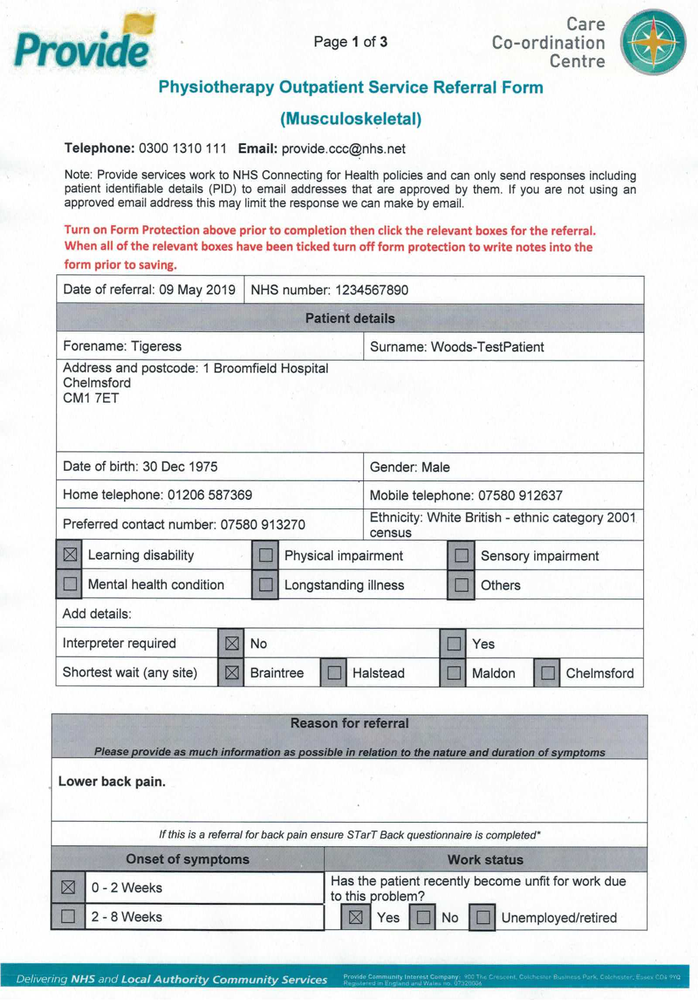
#> input picture msk_RF1-0.png, 698 x 1000 px, shrunk from 2400 x 3438 before the run; the run also reads 1 picture not shown here
$ jupyter execute --allow-errors DEMO.ipynb
#> lines starting #> are read from the running program, lines starting #| are printed output that depends on the picture; after the words box and inside, x2 and y2 are one past the last pixel; in counts of white or black regions, pixels touching at a corner belong together
# List of Packages

[cell 1]
from multiprocessing import Pool
from functools import partial
from contextlib import closing
from PIL import Image

import numpy as np
import pytesseract
from PIL import Image
import cv2
from matplotlib import pyplot as plt

# Importing the one of the image files (PNG in this case due to the lossless compression algorithm - we should read directly into Python from PDF though)
#from pyimagesearch.transform import four_point_transform
from skimage.filters import threshold_local
import numpy as np
import argparse
import imutils

from os import listdir
from os.path import isfile, join

# List of functions implemented

[cell 2]
#auxilliary function for contour identification
def Operate(j,cnts):
    c=cnts[j]
    peri = cv2.arcLength(c, True)
    approx = cv2.approxPolyDP(c, 0.02 * peri, True)
    return approx


def RecursiveSplitImageByContour(image, Depth, mypath):
    ratio = image.shape[0]
    orig = image.copy()
    #image = imutils.resize(image, height=1000)

    # convert the image to grayscale, blur it, and find edges
    # in the image
    #gray = cv2.cvtColor(image, cv2.COLOR_BGR2GRAY)
    gray = cv2.GaussianBlur(image, (5, 5), 0)
    edged = cv2.Canny(gray, 75, 200)

    contours = []
    if edged is not None:

        # find the contours in the edged image, keeping only the
        # largest ones, and initialize the screen contour
        cnts = cv2.findContours(edged.copy(), cv2.RETR_LIST, cv2.CHAIN_APPROX_SIMPLE)
        cnts = imutils.grab_contours(cnts)
        cnts = sorted(cnts, key = cv2.contourArea, reverse = True)[:5]


        #parallel mapping of contouring function
        func = partial(Operate, cnts=cnts)
        with closing( Pool(processes = 8, maxtasksperchild=1)) as p:
            cl_map = p.map(func, range(len(cnts)))

        #minimal paragrapth size required (no further splitting implied)
        MinHeight = 50 #pixels

        # loop over the contours
        for c in cl_map:
            # approximate the contour
            # if our approximated contour has four points, then we
            # can assume that we have found our screen


            if len(c) == 4:
                if abs(c[0][0][1]-c[2][0][1]) > MinHeight :
                    contours.append(c)

        #print number of contours
        #only the first contour is used anyway but it is important that it was found
        #a.k.a number of contour is greater then 0
        numberOfContour = len(contours)
        print( str(numberOfContour) +" contours found...")

    else:
        print("No edges identified")

    #recursion ancor (recursion is stopped when no contour is found)
    if numberOfContour == 0:
        cv2.imwrite(mypath+'split_'+Depth+".png",image)
        return

    #splitting image by defined contours
    splits = (image[:contours[0][0][0][1], : ],
              image[contours[0][0][0][1]:contours[0][2][0][1],: ],
              image[contours[0][2][0][1]::,  ])

    #counting the splits for further taxonomisation
    counter = 0

    #looping over splits
    for split in splits:

        #skipping tiny sections if height smaller then 15 pixels
        if split.shape[0] < 15:
            continue

        #increasing counter
        counter+=1
        #saving the file
        RecursiveSplitImageByContour(image = split, Depth = Depth+str(counter)+"_", mypath = mypath )


    return

#getting fields from image
def GetFields(mypath):
    onlyfiles = [f for f in listdir(mypath) if isfile(join(mypath, f))]
    fields = []
    for image in onlyfiles:
        print("--------------------------------------------------------")
        read = cv2.imread("./ImageSplits/"+image,cv2.IMREAD_GRAYSCALE)
        Image.fromarray(read)
        text = pytesseract.image_to_string("./ImageSplits/"+image)
        fields+=[text]
        print(text)

    return fields

#manual color filter to remove gray pixels
def FilterImage(image):

    for line in image:
        for i in range(0,len(line)):
            if line[i] < 100:
                line[i] = 0
            if line[i] > 135:
                line[i] = 255

    return image

def FindCheckBoxAndDrawIt(image):

    method = cv2.TM_SQDIFF_NORMED

    # Read the images from the file
    small_image = cv2.imread('checked.png')

    large_image = cv2.imread(image)

    result = cv2.matchTemplate(small_image, large_image, method)

    # We want the minimum squared difference
    mn,_,mnLoc,_ = cv2.minMaxLoc(result)

    # Draw the rectangle:
    # Extract the coordinates of our best match
    MPx,MPy = mnLoc

    # Step 2: Get the size of the template. This is the same size as the match.
    trows,tcols = small_image.shape[:2]

    # Step 3: Draw the rectangle on large_image
    cv2.rectangle(large_image, (MPx,MPy),(MPx+tcols,MPy+trows),(0,0,255),10)

    # Display the original image with the rectangle around the match.
    #cv2.imshow('output',large_image)

    # The image is only displayed if we call this
    #cv2.waitKey(0)

    MyInput = Image.fromarray(large_image)
    return MyInput

# Demonstrations of functionality - unfiltered images

[cell 3]
# defining target folder
mypath = "./ImageSplits/"
# defining image
image = cv2.imread('../msk_RF1-0.png',cv2.IMREAD_GRAYSCALE)
#> image: shape (1000, 698); min 0, max 255, mean 226.9
# Rersive splitting of d
RecursiveSplitImageByContour(image, "0", mypath)
#> in RecursiveSplitImageByContour, `edged = cv2.Canny(gray, 75, 200)`:
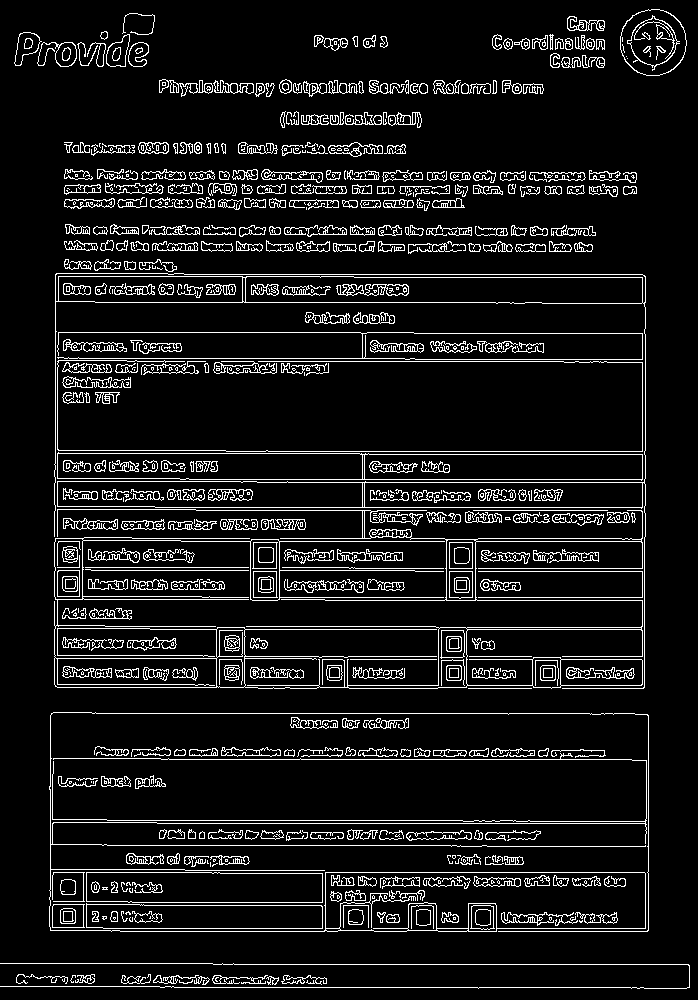
#> edged: shape (1000, 698); 9% white in thin lines or dots
#> in RecursiveSplitImageByContour, `cnts = cv2.findContours(edged.copy(), cv2.RETR_LIST, cv2.CHAIN_APPROX_..`: cnts = 1639 contours, 868 with area under 20; largest, box (x1, y1, x2, y2) and area: (54, 273, 646, 689) 31448, (49, 712, 649, 932) 18396, (54, 509, 643, 689) 17882, (325, 872, 646, 932) 16591, (57, 452, 643, 481) 14807
#> in RecursiveSplitImageByContour, `cnts = sorted(cnts, key = cv2.contourArea, reverse = True)[:5]`: cnts = 5 contours; box (x1, y1, x2, y2) and area: (54, 273, 646, 689) 31448, (49, 712, 649, 932) 18396, (54, 509, 643, 689) 17882, (325, 872, 646, 932) 16591, (57, 452, 643, 481) 14807
#> in RecursiveSplitImageByContour, `cl_map = p.map(func, range(len(cnts)))`: cl_map = 5 contours, 1 with area under 20; largest, box (x1, y1, x2, y2) and area: (50, 714, 649, 932) 56398, (54, 274, 645, 689) 24812, (57, 453, 643, 480) 14625, (325, 872, 646, 931) 12578
#> the loop in RecursiveSplitImageByContour, `for c in cl_map:` made 5 passes
#> c on passes 3, 5: [[57, 509], [642, 684]], [[57, 453], [57, 478], [642, 479], [642, 454]]
#> after the loop in RecursiveSplitImageByContour, `for c in cl_map:`: contours = []
#> in RecursiveSplitImageByContour, `numberOfContour = len(contours)`: numberOfContour = 0
#> (printed output is left out)
#reading content fields and printing them
#> (the rest of this cell did not finish here and is left out)

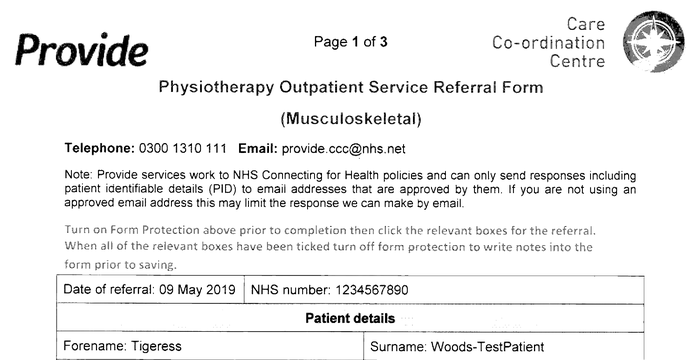
#> input picture jn/ImageSplits/split_01_.png, 698 x 360 px, shrunk from 2400 x 1238 before the run
#> in GetFields, read is the input picture: shape (360, 698); min 0, max 255, mean 239.5

# Demonstrations of functionality - filtered images

[cell 4]
# defining target folder
mypath =  "./UnfilteredSplits/"
# defining image
image = cv2.imread('../msk_RF1-0.png',cv2.IMREAD_GRAYSCALE)
image = FilterImage(image)
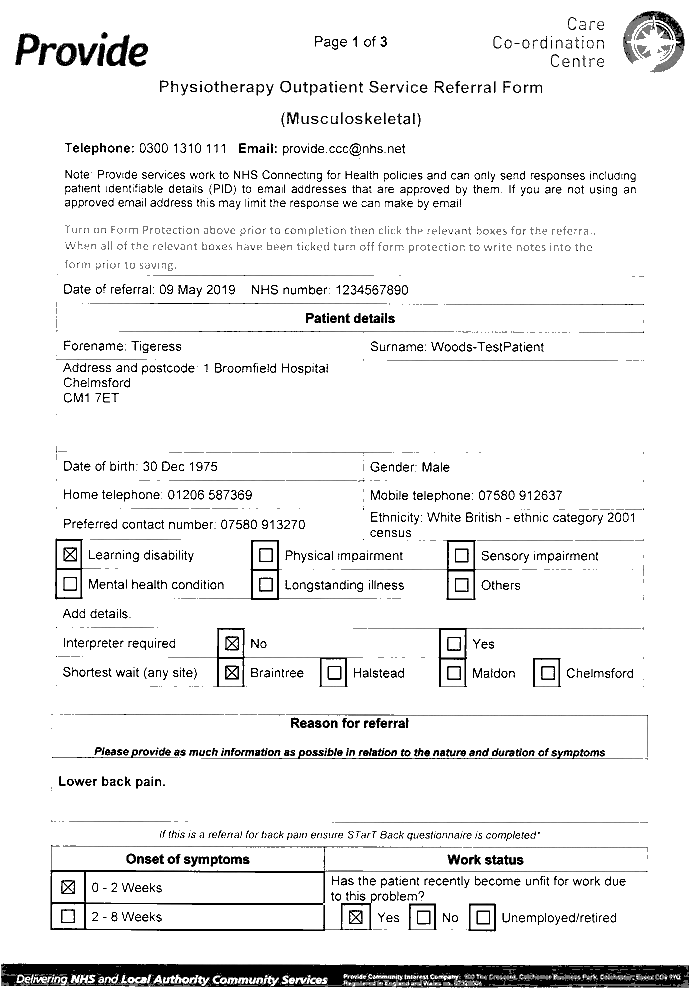
#> image: shape (1000, 698); min 0, max 255, mean 237.4
# Rersive splitting of d
RecursiveSplitImageByContour(image, "0", mypath)
#> call 2 of RecursiveSplitImageByContour, with Depth = '0', mypath = './UnfilteredSplits/'
#> in RecursiveSplitImageByContour (call 2), `edged = cv2.Canny(gray, 75, 200)`:
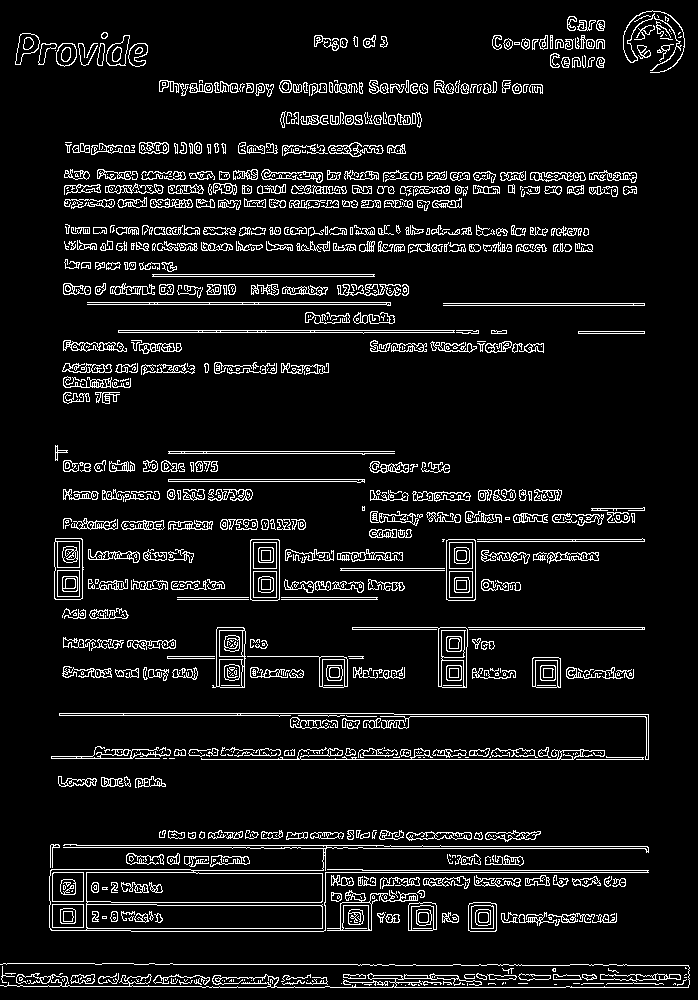
#> edged: shape (1000, 698); 8.1% white in thin lines or dots
#> in RecursiveSplitImageByContour (call 2), `cnts = cv2.findContours(edged.copy(), cv2.RETR_LIST, cv2.CHAIN_APPROX_..`: cnts = 2228 contours, 1290 with area under 20; largest, box (x1, y1, x2, y2) and area: (49, 844, 649, 932) 15718, (86, 872, 323, 903) 6926, (86, 904, 323, 929) 5494, (49, 869, 194, 931) 2559, (446, 539, 476, 601) 1765
#> in RecursiveSplitImageByContour (call 2), `cnts = sorted(cnts, key = cv2.contourArea, reverse = True)[:5]`: cnts = 5 contours; box (x1, y1, x2, y2) and area: (49, 844, 649, 932) 15718, (86, 872, 323, 903) 6926, (86, 904, 323, 929) 5494, (49, 869, 194, 931) 2559, (446, 539, 476, 601) 1765
#> in RecursiveSplitImageByContour (call 2), `cl_map = p.map(func, range(len(cnts)))`: cl_map = 5 contours, 1 with area under 20; largest, box (x1, y1, x2, y2) and area: (86, 873, 323, 902) 6463, (86, 905, 323, 929) 5266, (49, 869, 194, 929) 2232, (446, 539, 476, 601) 1652
#> the loop in RecursiveSplitImageByContour (call 2), `for c in cl_map:` made 5 passes
#> c on passes 1, 2, 3, 5: [[49, 927], [648, 847]], [[86, 873], [321, 873], [322, 900], [87, 901]], [[86, 905], [320, 905], [322, 927], [88, 928]], [[448, 539], [446, 599], [474, 600], [475, 540]]
#> after the loop in RecursiveSplitImageByContour (call 2), `for c in cl_map:`: contours = [[[448, 539], [446, 599], [474, 600], [475, 540]]]
#> in RecursiveSplitImageByContour (call 2), `numberOfContour = len(contours)`: numberOfContour = 1
#> (printed output is left out)
#> the loop in RecursiveSplitImageByContour (call 2), `for split in splits:` made 3 passes
#> (printed output is left out)
#> pass 1, in RecursiveSplitImageByContour (call 3), `orig = image.copy()`:
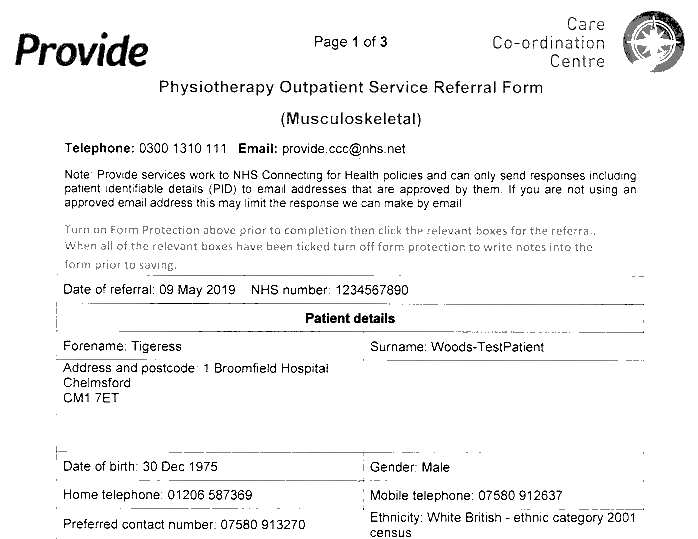
#> orig: shape (539, 698); min 0, max 255, mean 242.6
#> pass 1, in RecursiveSplitImageByContour (call 3), `gray = cv2.GaussianBlur(image, (5, 5), 0)`:
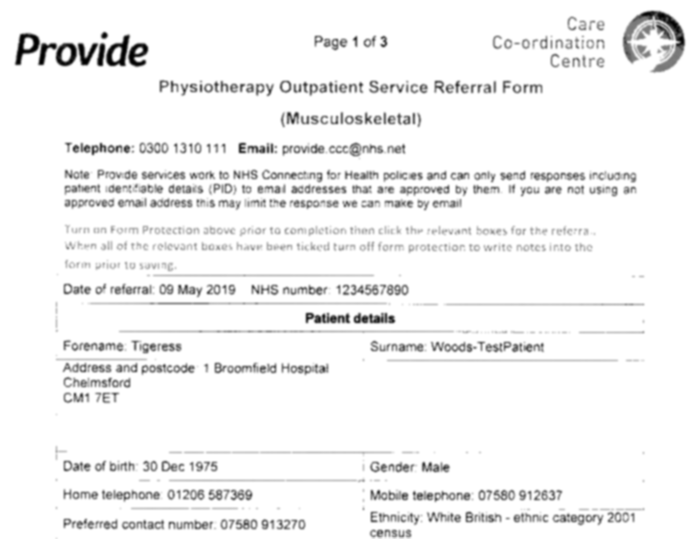
#> gray: shape (539, 698); min 0, max 255, mean 242.6
#> pass 1, in RecursiveSplitImageByContour (call 3), `edged = cv2.Canny(gray, 75, 200)`:
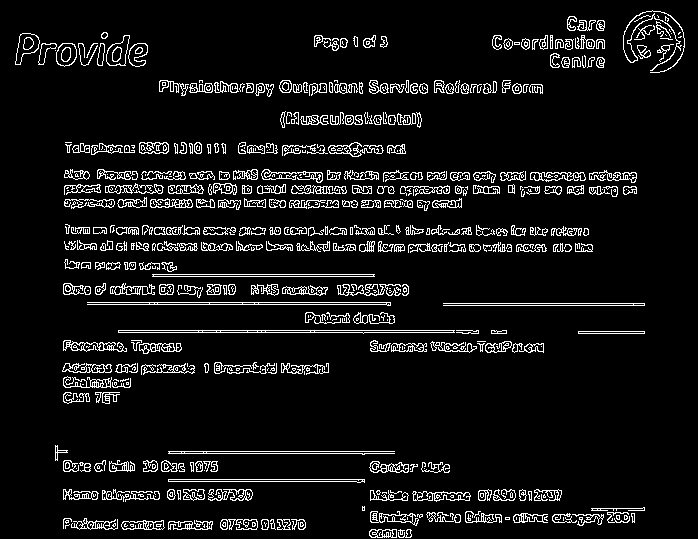
#> edged: shape (539, 698); 7.6% white in thin lines or dots
#> pass 2, in RecursiveSplitImageByContour (call 4), `orig = image.copy()`:
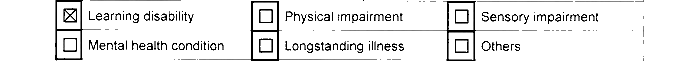
#> orig: shape (61, 698); min 0, max 255, mean 233.2
#> after the loop in RecursiveSplitImageByContour (call 2), `for split in splits:`: counter = 3
#reading content fields and printing them
#> (the rest of this cell did not finish here and is left out)

#> call 2 of GetFields, with mypath = './UnfilteredSplits/'
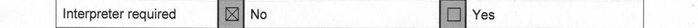
#> input picture jn/UnfilteredSplits/split_02_3_3_2_1_.png, 698 x 28 px, shrunk from 2400 x 95 before the run, found by its file name
#> in GetFields, read is the input picture: shape (28, 698); min 2, max 255, mean 236.4

# Demonstrate of functionality : checkbox identification

[cell 5]
image = "UnfilteredSplits/split_02_3_3_2_1_.png"

[cell 6]
MyInput = Image.fromarray(cv2.imread(image))

[cell 7]
MyInput

[cell 8]
MyInput = FindCheckBoxAndDrawIt(image)
#> in FindCheckBoxAndDrawIt, `mn,_,mnLoc,_ = cv2.minMaxLoc(result)`: mn = 0.0273; mnLoc = (225, 6)
#> in FindCheckBoxAndDrawIt, `MPx,MPy = mnLoc`: MPx = 225; MPy = 6
#> in FindCheckBoxAndDrawIt, `cv2.rectangle(large_image, (MPx,MPy),(MPx+tcols,MPy+trows),(0,0,255),10)`:
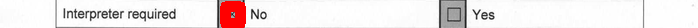
#> large_image: shape (28, 698, 3); 3.32% of pixels changed, all inside (x1, y1, x2, y2) = (220, 1, 246, 28)
